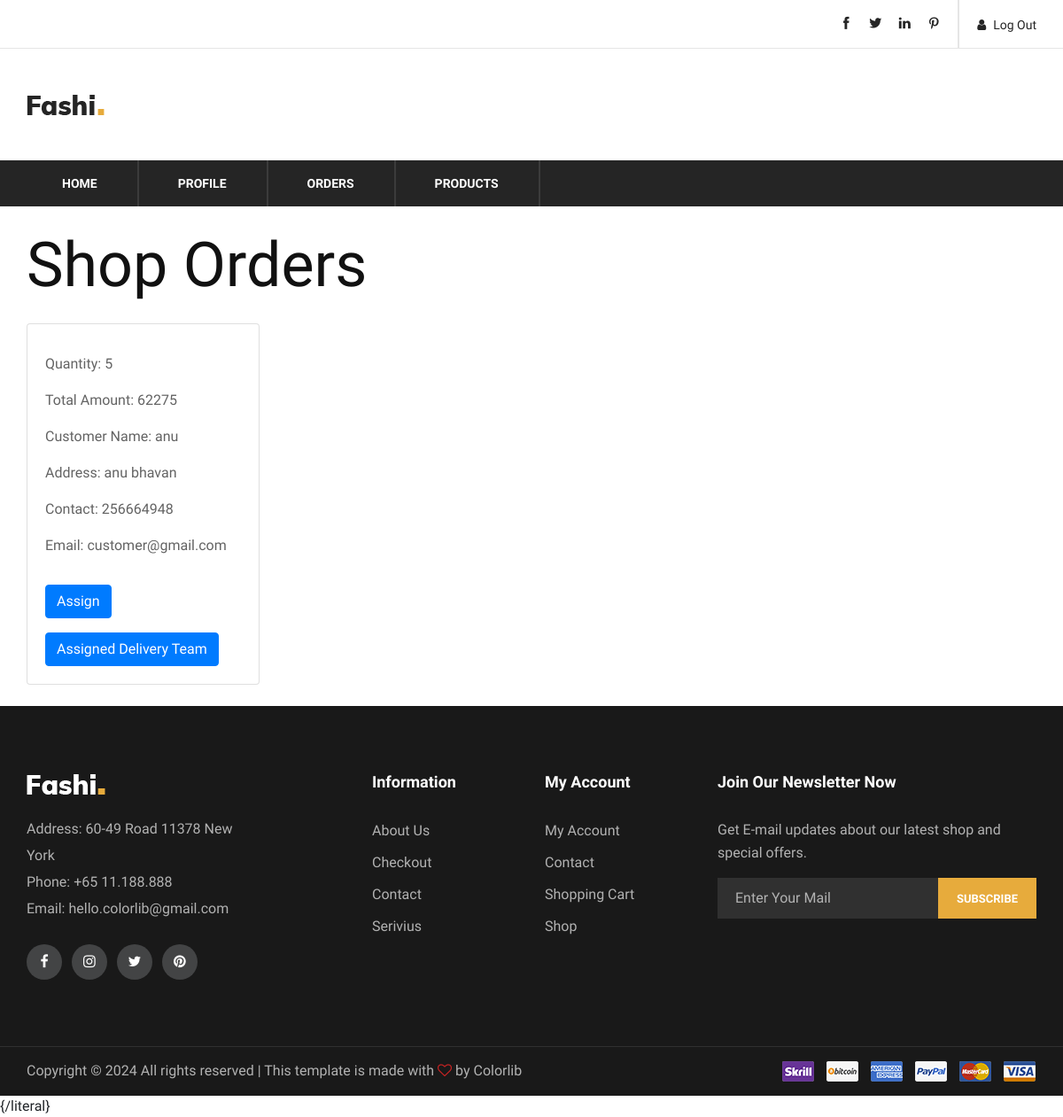
The page /shop_orders (signed in) on the database as committed earlier.
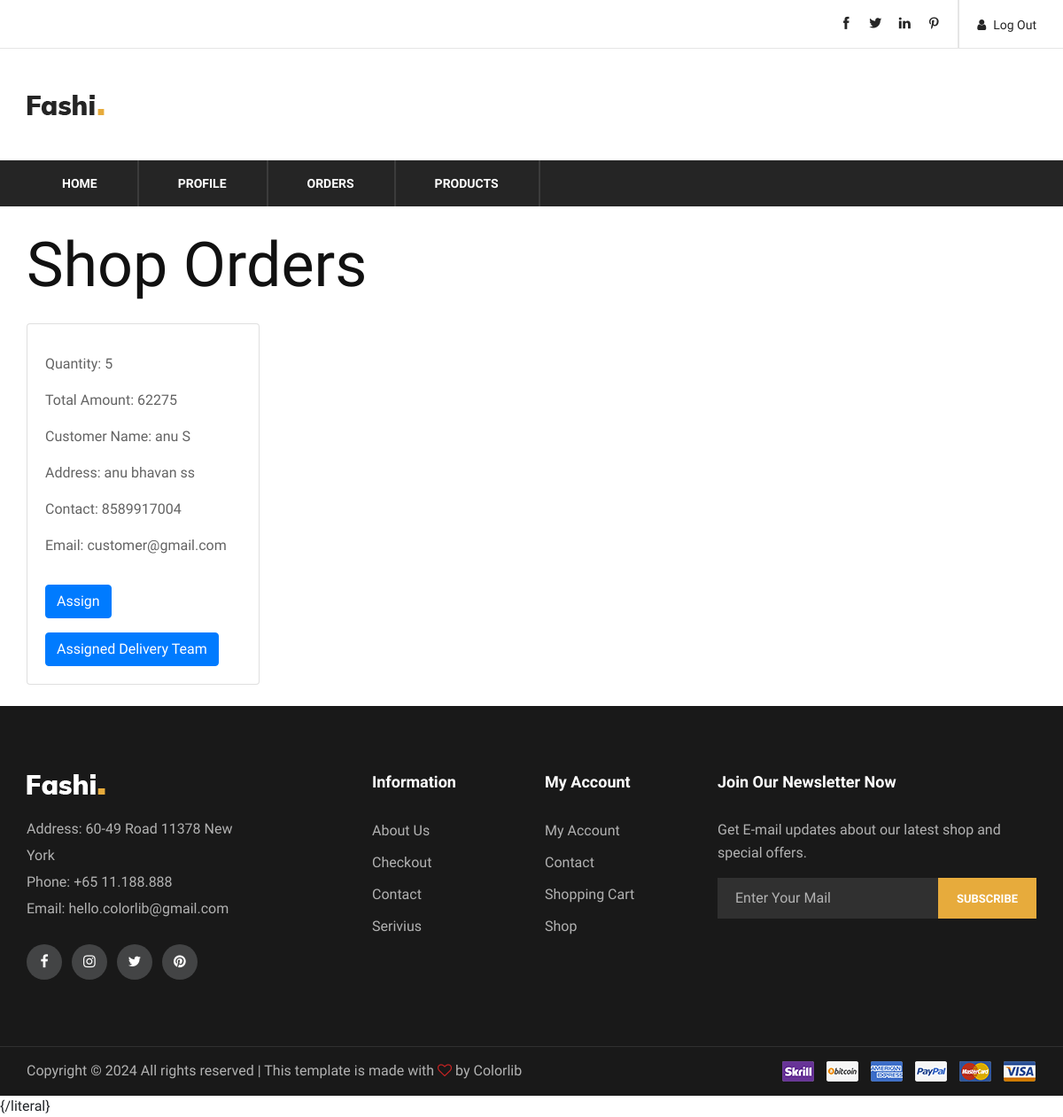
The same page on the database as committed later.
### myapp/models.py (models this page shows)
class Cart(models.Model):
    loginid = models.IntegerField()
    menuid = models.IntegerField()
    currentdate = models.DateField()
    quantity = models.IntegerField()
    totalamount = models.IntegerField()
    paymentstatus = models.IntegerField()
    delstatus = models.IntegerField()
    returnstatus = models.IntegerField()

class Customer(models.Model):
    customername = models.CharField(max_length=20, validators=[MaxLengthValidator(20), validate_no_numbers])
    address = models.CharField(max_length=60, validators=[MaxLengthValidator(60)])
    contact = models.CharField(max_length=12, validators=[RegexValidator(regex='^[0-9]{10,12}$', message='Please enter a valid 10 to 12-digit contact number.')])
    email = models.EmailField(max_length=32, unique=True)
    password = models.CharField(max_length=32)

### myapp/views.py (the view)
# urls.py: path('shop_orders', views.shop_orders, name='shop_orders'),
def shop_orders(request):
    shop_id = request.session.get('shop_id')
    products = Product.objects.filter(loginid=shop_id)
    orders = Cart.objects.filter(menuid__in=products,paymentstatus=1)
    for order in orders:
        customer = Customer.objects.get(id=order.loginid)  # Fetch customer details
        order.customer = customer  # Attach customer information to order
    context = {
        'orders': orders
    }
    return render(request, 'shop_orders.html', context)

### myapp/templates/shop_orders.html (shortened to what this page needs)
{% extends "shopheader.html" %}
{% block content %}
<div class="container">
    <h1 class="my-4">Shop Orders</h1>
    <div class="row">
        {% for order in orders %}
        <div class="col-md-3 mb-4">
            <div class="card">
                <div class="card-body">
                    <p class="card-text">Quantity: {{ order.quantity }}</p>
                    <p class="card-text">Total Amount: {{ order.totalamount }}</p>
                    <p class="card-text">Customer Name: {{ order.customer.customername }}</p>
                    <p class="card-text">Address: {{ order.customer.address }}</p>
                    <p class="card-text">Contact: {{ order.customer.contact }}</p>
                    <p class="card-text">Email: {{ order.customer.email }}</p>
                    <a href="{% url 'delivery_boys' order_id=order.id %}" class="btn btn-primary mt-3">Assign</a>
                    <a href="{% url 'assigned_delivery_boys' order_id=order.id %}" class="btn btn-primary mt-3">Assigned Delivery Team</a>
                </div>
            </div>
        </div>
        {% endfor %}
    </div>
</div>
{% endblock %}

Rows that differ between the two databases and show on the page:
changed Cart "customer@gmail.com": customer.customername "anu" → "anu S"; customer.address "anu bhavan" → "anu bhavan ss"; customer.contact "256664948" → "8589917004"
